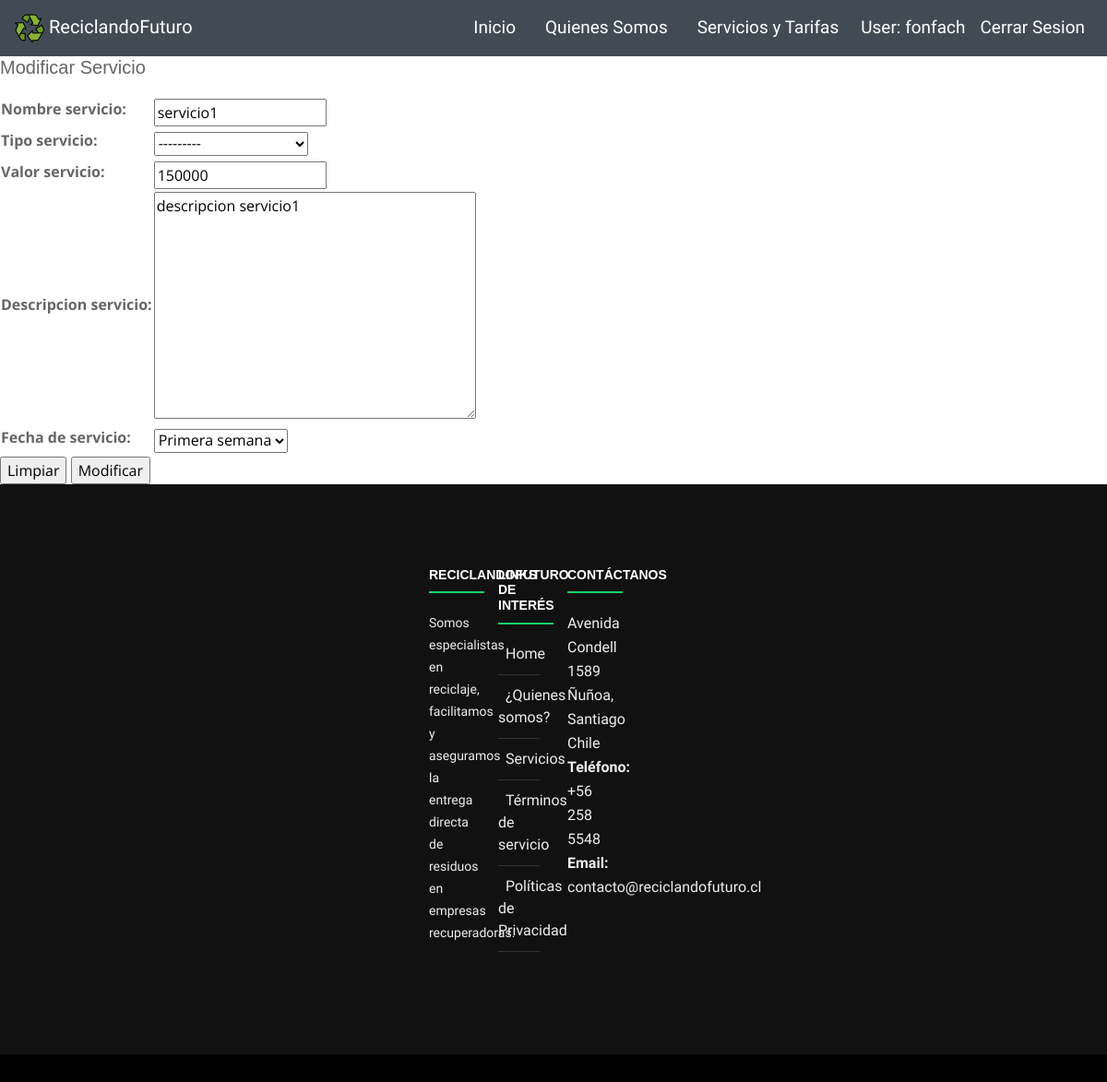
/modificar-servicio/4/ (signed in), run on the app's committed database.
### core/models.py (models this page shows, shortened)
class Servicio(models.Model):
    nombre_servicio         = models.CharField(max_length=80)
    valor_servicio          = models.IntegerField()
    descripcion_servicio    = models.TextField(max_length=200)
    fecha_servicio          = models.CharField(max_length=100, choices=TIPO_RETIRO)
    tipo_servicio           = models.CharField(max_length=100, choices=TIPO_SERVICIO)

### core/views.py (the view)
# urls.py: path('modificar-servicio/<id>/', modificar_servicio, name="modificar-servicio"),
@login_required
def modificar_servicio(request, id):
    servicio = Servicio.objects.get(id=id)
    data = {
        'form': ServicioForm(instance=servicio)
    }
    if request.method == "POST":
        formulario = ServicioForm(data=request.POST, instance=servicio)
        if formulario.is_valid():
            formulario.save()
            data['mensaje'] = "Modificado Correctamente"
            data['form'] = formulario
    return render(request, 'core/modificarServicio.html', data)

### core/forms.py
class ServicioForm(ModelForm):
    nombre_servicio = forms.CharField(min_length=4, max_length=100)
    valor_servicio  = forms.IntegerField(min_value=1)
    nombre_servicio = forms.CharField(min_length=4, max_length=250)
    class Meta:
        model= Servicio
        fields= ['nombre_servicio', 'tipo_servicio','valor_servicio', 'descripcion_servicio', 'fecha_servicio']
        labels={
            'fecha_servicio':'Fecha de servicio'
        }

### core/templates/core/modificarServicio.html (shortened to what this page needs)
{% extends 'core/base.html' %}
{% load static %}
{% block contenido %}
<h5>Modificar Servicio</h5>
<form action "" method="POST">
    <table>
            {{ form.as_table }}
    </table>
    <input type="reset" value="Limpiar">
    <input type="submit" value="Modificar">
</form>
{% endblock %}

### core/templates/core/base.html (shortened to what this page needs)
{% load static %}
<!DOCTYPE html>
<html lang="es">
<head>
  <link rel="stylesheet" type="text/css" media="screen" href="{% static 'core/css/estilo.css'%}" />
  <link rel="stylesheet" href="https://stackpath.bootstrapcdn.com/bootstrap/4.3.1/css/bootstrap.min.css"
 />
  <link rel="stylesheet" href="{% static 'css/estilo.css' %}" />
</head>
<body>
  <nav id="cont-nav-color" class="navbar navbar-expand-lg sticky-top col-sm-12">
    <a class="navbar-brand" href="{% url 'home'%}" style="color:black"><img src="img/recycle-sign.png" alt="" class="logo" />
      <small>ReciclandoFuturo</small>
    </a>
    <div class="collapse navbar-collapse" id="navegadorContenido">
      <ul class="navbar-nav ml-auto">
        <li class="nav-item mx-2">
          <a class="nav-link" href="{% url 'home'%}">Inicio</a>
        </li>
        <li class="nav-item mx-2">
          <a class="nav-link" href="#about">Quienes Somos</a>
        {% if user.is_authenticated %}
            {% if request.user.groups.all.0.name == 'Administrador' %}
              <li class="nav-item">
                  <a class="nav-link" href="{% url 'mantenedor' %}">Administrar Servicios</a>
              </li>
              <li class="nav-item">
                  <a class="nav-link" href="#">User: {{ user.username }}</a>
              </li>
              <li class="nav-item">
                <a class="nav-link" href="{% url 'logout' %}">Cerrar Sesion</a>
            </li>
            {% else %}
            <li class="nav-item mx-2">
              <a class="nav-link" href="{% url 'mantenedor'%}">Servicios y Tarifas</a>
            </li>
              <li class="nav-item">
                  <a class="nav-link" href="{% url 'perfil' %}">User: {{ user.username }}</a>
              </li>
              <li class="nav-item">
                <a class="nav-link" href="{% url 'logout' %}">Cerrar Sesion</a>
            </li>
            {% endif %}
        {% endif %}
      </ul>
    </div>
  </nav>
  {% block contenido %}
  {% endblock %}
  <footer id="footer">
    <div class="footer-top">
      <div class="container">
        <div class="row">
          <div class="col-lg-3 col-md-6 footer-info">
            <h4>ReciclandoFuturo</h4>
            <p>Somos especialistas en reciclaje, facilitamos y aseguramos la entrega directa de residuos en empresas
              recuperadoras.</p>
          </div>
          <div class="col-lg-3 col-md-6 footer-links">
            <h4>Links de interés</h4>
            <ul>
              <li><i class="ion-ios-arrow-right"></i> <a href="#intro">Home</a></li>
              <li><i class="ion-ios-arrow-right"></i> <a href="#about">¿Quienes somos?</a></li>
              <li><i class="ion-ios-arrow-right"></i> <a href="servicios.html">Servicios</a></li>
              <li><i class="ion-ios-arrow-right"></i> <a href="#">Términos de servicio</a></li>
              <li><i class="ion-ios-arrow-right"></i> <a href="#">Políticas de Privacidad</a></li>
            </ul>
          </div>
          <div class="col-lg-3 col-md-6 footer-contact">
            <h4>Contáctanos</h4>
            <p>
              Avenida Condell 1589 <br>
              Ñuñoa, Santiago<br>
              Chile <br>
              <strong>Teléfono:</strong> +56 258 5548<br>
              <strong>Email:</strong> contacto@reciclandofuturo.cl<br>
            </p>
          </div>
        </div>
      </div>
    </div>
  </footer>
</body>
</html>

### core/static/core/css/estilo.css (style rules this page uses)
html { scroll-behavior: smooth; }
body { background: #fff; color: #666666; font-family: "Open Sans", sans-serif; }
a { color: #18d26e; transition: 0.5s; }
p { padding: 0; margin: 0 0 30px 0; }
h1, h2, h3, h4, h5, h6 { font-family: "Montserrat", sans-serif; font-weight: 400; margin: 0 0 20px 0; padding: 0; }
nav { font-family: 'Inconsolata', monospace; }
footer { font-family: 'Inconsolata', monospace; background-color: #424B54; color: white; }
#cont-nav-color { background-color: #424B54; }
#navegadorContenido ul li a { text-decoration: none; color: white; font-size: 19px; }
#cont-nav-color small { color: white; font-size: 20px; }
#footer { background: #000; padding: 0 0 30px 0; color: #eee; font-size: 16px; }
#footer .footer-top { background: #111; padding: 90px 0 60px 0; }
#footer .footer-top .footer-info { margin-bottom: 60px; }
#footer .footer-top .footer-info p { font-size: 14px; line-height: 24px; margin-bottom: 0; font-family: "Inconsolata", sans-serif; color: #eee; }
#footer .footer-top h4 { font-size: 14px; font-weight: bold; color: #fff; text-transform: uppercase; position: relative; padding-bottom: 12px; }
#footer .footer-top h4::before, #footer .footer-top h4::after { content: ''; position: absolute; left: 0; bottom: 0; height: 2px; }
#footer .footer-top h4::before { right: 0; background: #555; }
#footer .footer-top h4::after { background: #18d26e; width: 60px; }
#footer .footer-top .footer-links { margin-bottom: 30px; }
#footer .footer-top .footer-links ul { list-style: none; padding: 0; margin: 0; }
#footer .footer-top .footer-links ul i { padding-right: 8px; color: #ddd; }
#footer .footer-top .footer-links ul li { border-bottom: 1px solid #333; padding: 10px 0; }
#footer .footer-top .footer-links ul li:first-child { padding-top: 0; }
#footer .footer-top .footer-links ul a { color: #eee; }
#footer .footer-top .footer-contact { margin-bottom: 30px; }
#footer .footer-top .footer-contact p { line-height: 26px; }
.container { position: relative; z-index: 1; max-width: 300px; margin: 0 auto; }
.container:before, .container:after { content: ""; display: block; clear: both; }
:root { --input-padding-x: 1.5rem; --input-padding-y: .75rem; }

### data on the page
Servicio: nombre_servicio "servicio1", tipo_servicio "---------", valor_servicio "150000", descripcion_servicio "descripcion servicio1", fecha_servicio "Primera semana"

### other printed values
{{ user.username }} "fonfach"
